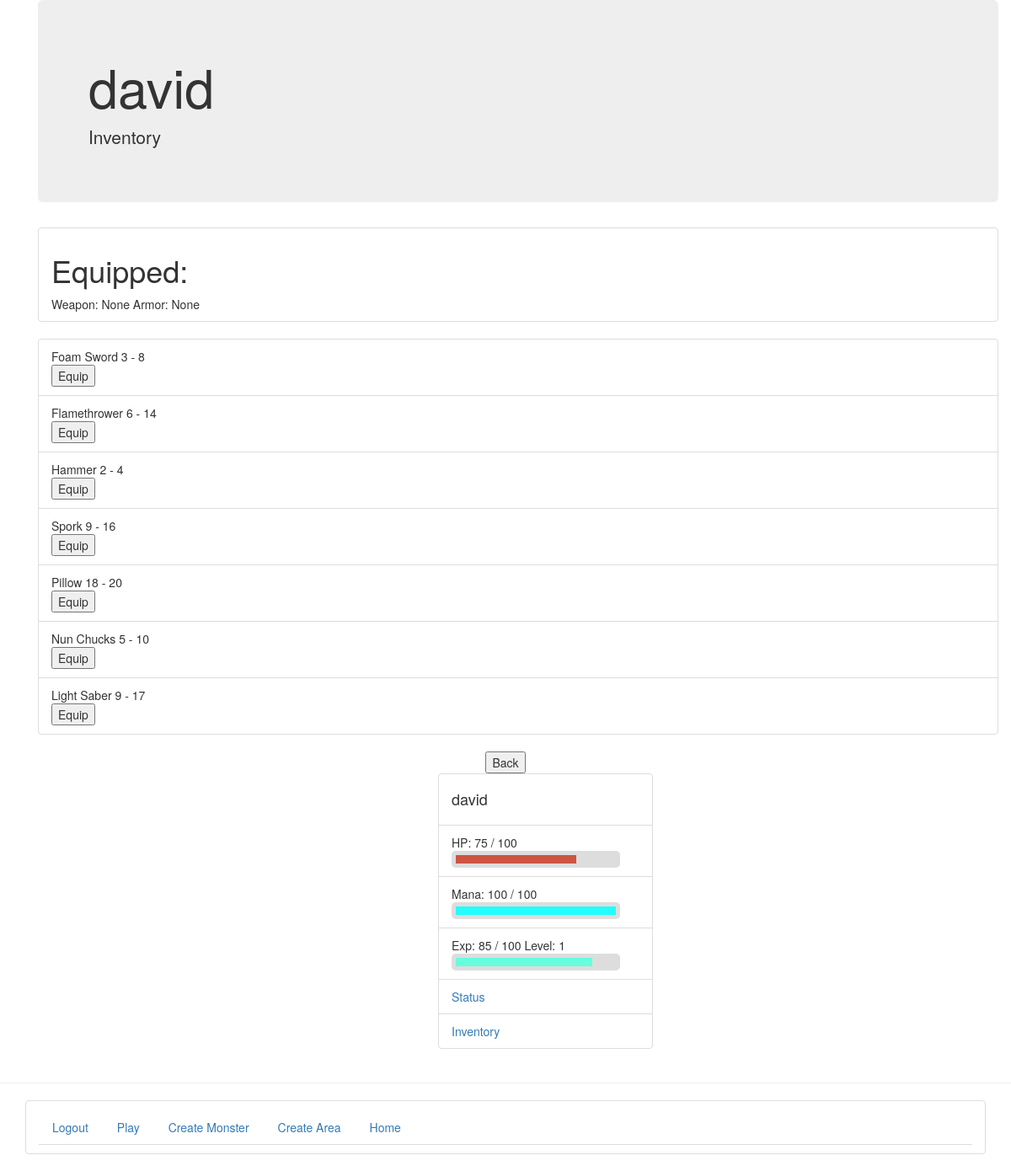
Page /rpg/inventory/ (signed in) on the earlier database version.
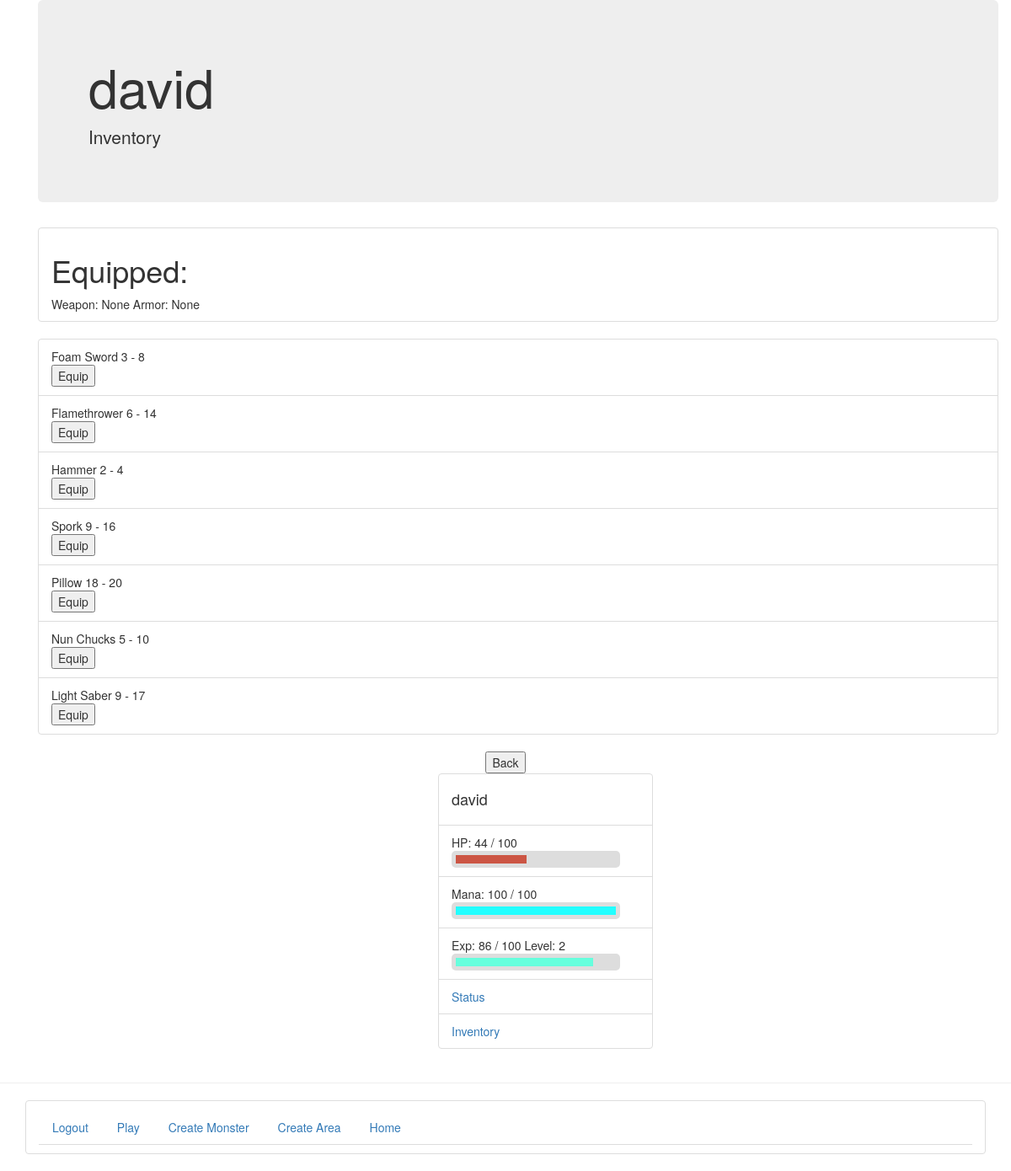
Same page on the later database version.
### rpg/models.py (models this page shows)
class UserProfile(models.Model):
    user = models.OneToOneField(User)
    picture = models.ImageField(upload_to='profile_images', blank=True)
    level = models.IntegerField(default=1, blank=False)
    weapon = models.ForeignKey(Weapon, related_name="wielder+", null=True)
    armor  = models.ForeignKey(Armor, related_name="wearer+", null=True)
    maxHP = models.IntegerField(default=100, blank=False)
    currentHP = models.IntegerField(default=100, blank=False)
    maxMana = models.IntegerField(default=100, blank=False)
    currentMana = models.IntegerField(default=100, blank=False)
    strength = models.IntegerField(default=10, blank=False)
    skillpoints = models.IntegerField(default=0, blank=False)
    dexterity = models.IntegerField(default=10, blank=False)
    intelligence = models.IntegerField(default=10, blank=False)
    experience = models.IntegerField(default=0, blank=False)
    coordX = models.IntegerField(default=0, blank=False)
    coordY = models.IntegerField(default=0, blank=False)
    inBattle = models.BooleanField(default=False, blank=False)
    battle = models.ForeignKey(Battle, blank=True, null=True)
    inventory = models.ManyToManyField(Item, blank=True, null=True)
    areaID = models.ForeignKey(Area, blank=True, null=True)
    def __unicode__(self):
        return self.user.username

### rpg/views.py (the view, shortened to what this page needs)
def inventory(request):
    u = request.user.userprofile
    items = u.inventory.all()
    weapons = Weapon.objects.all()
    armor = Armor.objects.all()
    hp = u.currentHP*100 / u.maxHP
    mana = u.currentMana*100 / u.maxMana
    exp = u.experience
    contextDict = { 'char' : u, 'items' : items, 'weapons' : weapons, 'armor' : armor, 'hp' : hp, 'exp' : exp, 'mana' : mana }
    return render(request, 'rpg/inventory.html', contextDict)

### rpg/models.py (called while the page is built)
    def __unicode__(self):
        return self.name

### templates/rpg/inventory.html (shortened to what this page needs)
{% extends 'rpg/gamebase.html' %}
{% block body_block %}
 {% if user.is_authenticated %}
<div class="container">
  <div class="jumbotron">
    <h1>{{ user }}</h1>
    <p>Inventory</p>
  </div>
</div>
<div class="container">
<ul class="list-group">
<li class="list-group-item">
<h1> Equipped: </h1>
Weapon: {{ char.weapon }}
Armor: {{ char.armor }}
</li>
</ul>
</div>
<div class="container">
<ul class="list-group">
{% for i in weapons %}
<li class="list-group-item"> {{ i }} {{ i.minD }} - {{ i.maxD }}
<form action="" method="post">
<input type="submit" name={{i}} value="Equip" />
</form>
</li>
{% endfor %}
</ul>
</div>
        <form action="{% url 'game' %}" method="post" align="center">
<input type="submit" name="back" value="Back" />
</form>
{% else %}
	<div class = "container">
	<h1> Please log in to play randaquest </h1>
	</div>
{% endif %}
{% endblock %}

### templates/rpg/gamebase.html (shortened to what this page needs)
<!DOCTYPE html>
{% load staticfiles %}
<html>
    <head>
    		<link rel="stylesheet" href="http://maxcdn.bootstrapcdn.com/bootstrap/3.2.0/css/bootstrap.min.css" type="text/css"/>
    </head>
    <body>
        <div class="container">
            {% block body_block %}{% endblock %}
        </div>
<div class="container">
<div class="col-md-3 col-md-offset-5">
<ul class="list-group">
  <li class="list-group-item"><h4>{{ char }}</h4></li>
  <li class="list-group-item">HP: {{ char.currentHP }} / {{ char.maxHP }}<div class="bar" data-total={{ char.maxHP }} data-value={{ char.currentHP }}>
<div class="health-bar">
 </div></li>
  <li class="list-group-item">Mana: {{ char.currentMana }} / {{ char.maxMana }}<div class="bar" data-total={{ char.maxMana }} data-value={{ char.currentMana }}>
<div class="mana-bar">
</div></li>
  <li class="list-group-item">Exp: {{ char.experience }} / 100  Level: {{ char.level }}<div class="bar" data-total={{ char.experience }} data-value="100">
<div class="exp-bar">
  </div></li>
<li class="list-group-item"><a href="{% url 'status' %}">Status</a></li>
<li class="list-group-item"><a href="{% url 'inventory' %}">Inventory</a></li>
</div>
</div>
        <hr />
        <div class="container">
<ul class="list-group">
<li class="list-group-item">
        <ul class="nav nav-tabs" role="tablist">
    {% if user.is_authenticated %}
        <li><a href="{% url 'logout' %}">Logout</a></li>
	<li><a href="{% url 'game' %}">Play</a></li>
	<li><a href="{% url 'create_monster' %}">Create Monster</a></li>
        <li><a href="{% url 'create_area' %}">Create Area</a></li>
    {% else %}
        <li><a href="{% url 'register' %}">Register Here</a></li>
        <li><a href="{% url 'login' %}">Login</a></li>
    {% endif %}
    <li><a href="{% url 'index' %}">Home</a></li>
	</ul>
</li>
</ul>
	</div>
    </body>
</html>

Differences in the rows shown:
changed UserProfile "None": currentHP "75" → "44"; experience "85" → "86"; level "1" → "2"
